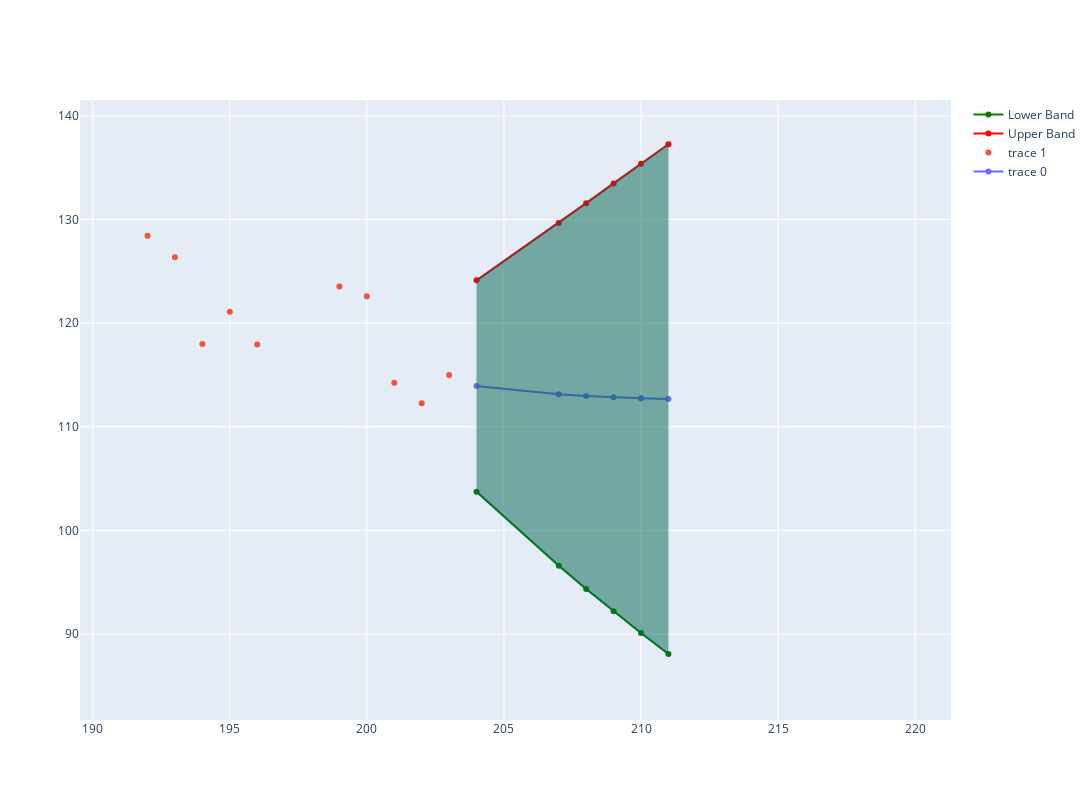

The notebook cell saved with this chart:
### Code cell
fig = go.Figure([go.Scatter(x=days_array, 
                            y=model.test_fit_y),
               go.Scatter(x=days_array_full, 
                            y=df['price'], mode='markers'),
            go.Scatter(x=model.Xt, y=upper, line=dict(color='red', width=2), name='Upper Band'),
            go.Scatter(x=model.Xt, y=lower, line=dict(color='green', width=2), name='Lower Band'),
            go.Scatter(x=model.Xt, y=upper, fill=None, mode='lines', line=dict(color='rgba(0,100,80,0.2)'), showlegend=False),
            go.Scatter(x=model.Xt, y=lower, fill='tonexty', mode='lines', line=dict(color='rgba(0,100,80,0.2)'), showlegend=False)
                ])
fig.update_layout(width=1200, height=800)

fig.show()

### Figure 1 — Plotly figure (JSON) as saved in the notebook; plotly's stock layout.template omitted (floating-point values rounded to 4 significant figures; data arrays with more than 128 entries replaced by an {"elided": "..."} marker saying what was removed)
{"data": [{"type": "scatter", "x": [204, 207, 208, 209, 210, 211], "y": [113.9, 113.1, 113.0, 112.8, 112.7, 112.7]}, {"mode": "markers", "type": "scatter", "x": {"elided": "141 int values"}, "y": {"elided": "141 float values"}}, {"line": {"color": "red", "width": 2}, "name": "Upper Band", "type": "scatter", "x": [204, 207, 208, 209, 210, 211], "y": [124.1, 129.7, 131.6, 133.5, 135.4, 137.3]}, {"line": {"color": "green", "width": 2}, "name": "Lower Band", "type": "scatter", "x": [204, 207, 208, 209, 210, 211], "y": [103.7, 96.59, 94.35, 92.19, 90.1, 88.07]}, {"line": {"color": "rgba(0,100,80,0.2)"}, "mode": "lines", "showlegend": false, "type": "scatter", "x": [204, 207, 208, 209, 210, 211], "y": [124.1, 129.7, 131.6, 133.5, 135.4, 137.3]}, {"fill": "tonexty", "line": {"color": "rgba(0,100,80,0.2)"}, "mode": "lines", "showlegend": false, "type": "scatter", "x": [204, 207, 208, 209, 210, 211], "y": [103.7, 96.59, 94.35, 92.19, 90.1, 88.07]}], "layout": {"height": 800, "width": 1200, "xaxis": {"autorange": false, "range": [189.5, 221.3], "type": "linear"}, "yaxis": {"autorange": false, "range": [81.7, 141.5], "type": "linear"}}}
